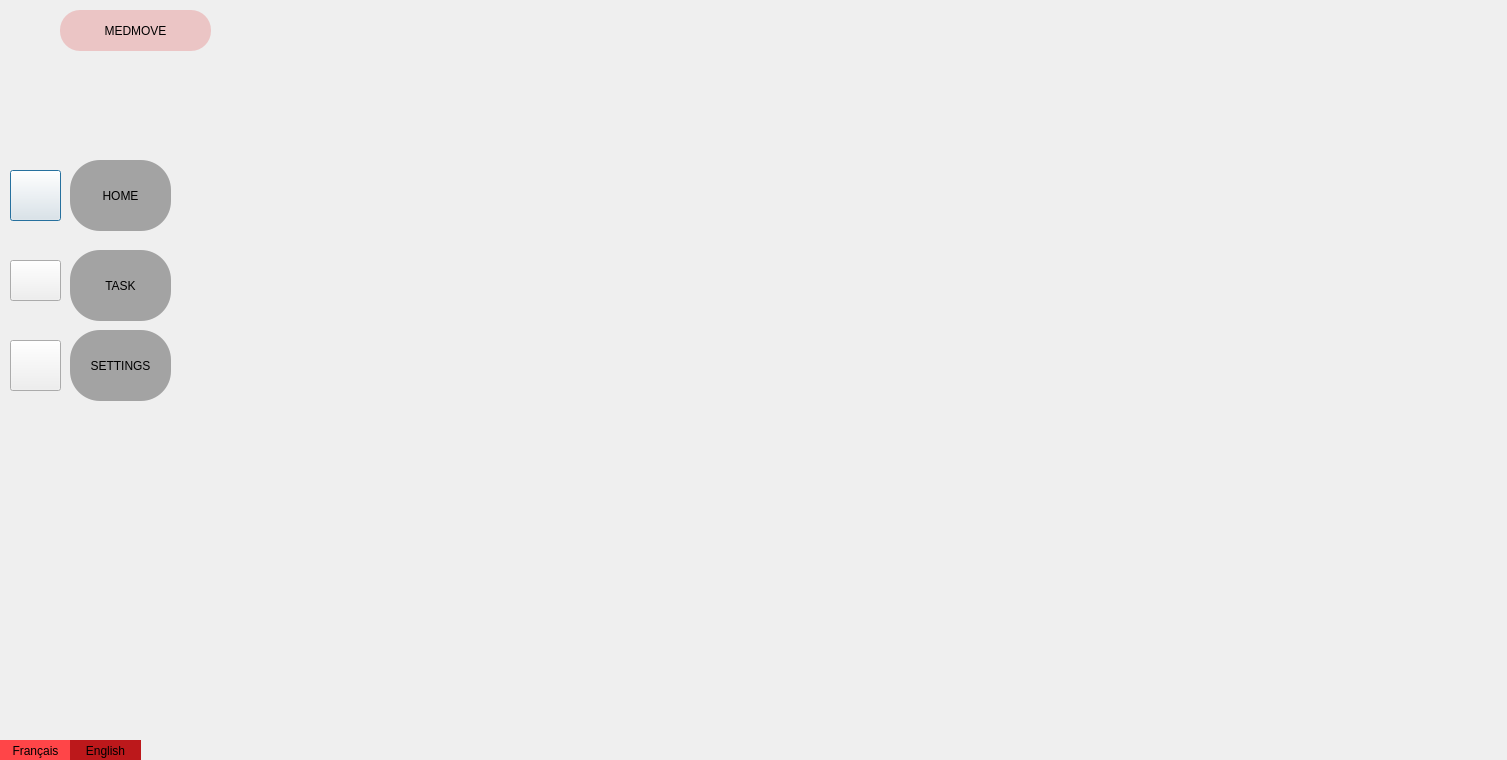
<?xml version="1.0" encoding="UTF-8"?>
<ui version="4.0">
 <class>home</class>
 <widget class="QDialog" name="home">
  <property name="geometry">
   <rect>
    <x>0</x>
    <y>0</y>
    <width>1507</width>
    <height>760</height>
   </rect>
  </property>
  <property name="windowTitle">
   <string>Dialog</string>
  </property>
  <property name="styleSheet">
   <string notr="true">background-image: url(:/image/homeee.png);</string>
  </property>
  <widget class="QWidget" name="widget_3" native="true">
   <property name="geometry">
    <rect>
     <x>0</x>
     <y>0</y>
     <width>251</width>
     <height>761</height>
    </rect>
   </property>
   <property name="styleSheet">
    <string notr="true"/>
   </property>
   <widget class="QPushButton" name="pushButton_2">
    <property name="geometry">
     <rect>
      <x>10</x>
      <y>170</y>
      <width>51</width>
      <height>51</height>
     </rect>
    </property>
    <property name="styleSheet">
     <string notr="true">background-image: url(:/image/home (1).svg);</string>
    </property>
    <property name="text">
     <string/>
    </property>
   </widget>
   <widget class="QPushButton" name="pushButton_10">
    <property name="geometry">
     <rect>
      <x>70</x>
      <y>160</y>
      <width>101</width>
      <height>71</height>
     </rect>
    </property>
    <property name="styleSheet">
     <string notr="true">border-radius: 30px;

color: black;
padding: 0 8px;
background-color: rgb(163, 163, 163);
font: bold, &quot;Comic Sans MS&quot;;;
text-align:center;</string>
    </property>
    <property name="text">
     <string>HOME</string>
    </property>
   </widget>
   <widget class="QPushButton" name="pushButton_11">
    <property name="geometry">
     <rect>
      <x>10</x>
      <y>260</y>
      <width>51</width>
      <height>41</height>
     </rect>
    </property>
    <property name="styleSheet">
     <string notr="true">background-image: url(:/image/align-justify.svg);</string>
    </property>
    <property name="text">
     <string/>
    </property>
   </widget>
   <widget class="QPushButton" name="pushButton_12">
    <property name="geometry">
     <rect>
      <x>70</x>
      <y>250</y>
      <width>101</width>
      <height>71</height>
     </rect>
    </property>
    <property name="styleSheet">
     <string notr="true">border-radius: 30px;

color: black;
padding: 0 8px;
background-color: rgb(163, 163, 163);
font: bold, &quot;Comic Sans MS&quot;;;
text-align:center;</string>
    </property>
    <property name="text">
     <string>TASK</string>
    </property>
   </widget>
   <widget class="QPushButton" name="pushButton_13">
    <property name="geometry">
     <rect>
      <x>70</x>
      <y>330</y>
      <width>101</width>
      <height>71</height>
     </rect>
    </property>
    <property name="styleSheet">
     <string notr="true">border-radius: 30px;

color: black;
padding: 0 8px;
background-color: rgb(163, 163, 163);
font: bold, &quot;Comic Sans MS&quot;;;
text-align:center;</string>
    </property>
    <property name="text">
     <string>SETTINGS</string>
    </property>
   </widget>
   <widget class="QPushButton" name="pushButton_14">
    <property name="geometry">
     <rect>
      <x>10</x>
      <y>340</y>
      <width>51</width>
      <height>51</height>
     </rect>
    </property>
    <property name="styleSheet">
     <string notr="true">background-image: url(:/image/settings.svg);</string>
    </property>
    <property name="text">
     <string/>
    </property>
   </widget>
   <widget class="QPushButton" name="pushButton_15">
    <property name="geometry">
     <rect>
      <x>60</x>
      <y>10</y>
      <width>151</width>
      <height>41</height>
     </rect>
    </property>
    <property name="styleSheet">
     <string notr="true">font: 75 8pt &quot;MS Shell Dlg 2&quot;;
border-radius: 20px;
color: black;
padding: 0 8px;
background: #ebc5c5;
font: bold, &quot;Comic Sans MS&quot;;;
text-align:center;</string>
    </property>
    <property name="text">
     <string>MEDMOVE</string>
    </property>
   </widget>
   <widget class="QPushButton" name="pushButton_16">
    <property name="geometry">
     <rect>
      <x>0</x>
      <y>740</y>
      <width>71</width>
      <height>21</height>
     </rect>
    </property>
    <property name="styleSheet">
     <string notr="true">border-radius: 30px;
background-color: rgb(255, 69, 72);

color: black;
padding: 0 8px;
font: bold, &quot;Comic Sans MS&quot;;;
text-align:center;</string>
    </property>
    <property name="text">
     <string>Français</string>
    </property>
   </widget>
   <widget class="QPushButton" name="pushButton_17">
    <property name="geometry">
     <rect>
      <x>70</x>
      <y>740</y>
      <width>71</width>
      <height>21</height>
     </rect>
    </property>
    <property name="styleSheet">
     <string notr="true">border-radius: 30px;

color: black;
padding: 0 8px;
font: bold, &quot;Comic Sans MS&quot;;;
background-color: rgb(188, 24, 27);
text-align:center;</string>
    </property>
    <property name="text">
     <string>English</string>
    </property>
   </widget>
  </widget>
 </widget>
 <resources/>
 <connections/>
</ui>
